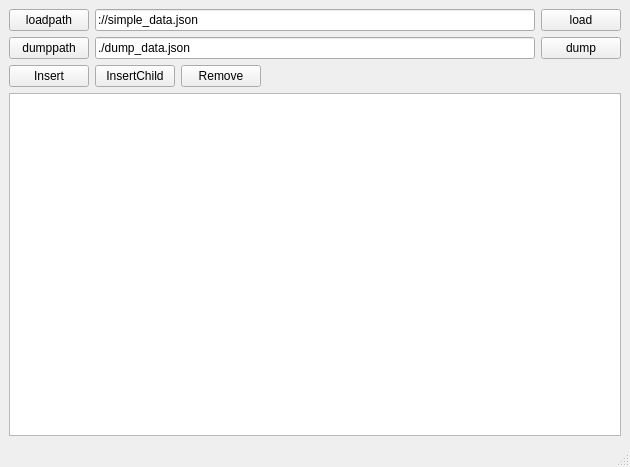
<?xml version="1.0" encoding="UTF-8"?>
<ui version="4.0">
 <class>MainWindow</class>
 <widget class="QMainWindow" name="MainWindow">
  <property name="geometry">
   <rect>
    <x>0</x>
    <y>0</y>
    <width>630</width>
    <height>467</height>
   </rect>
  </property>
  <property name="windowTitle">
   <string>GongJianBo1992</string>
  </property>
  <widget class="QWidget" name="centralwidget">
   <layout class="QVBoxLayout" name="verticalLayout">
    <item>
     <layout class="QHBoxLayout" name="loadLayout">
      <item>
       <widget class="QPushButton" name="btnLoadPath">
        <property name="text">
         <string>loadpath</string>
        </property>
       </widget>
      </item>
      <item>
       <widget class="QLineEdit" name="editLoadPath">
        <property name="text">
         <string>://simple_data.json</string>
        </property>
       </widget>
      </item>
      <item>
       <widget class="QPushButton" name="btnLoadJson">
        <property name="text">
         <string>load</string>
        </property>
       </widget>
      </item>
     </layout>
    </item>
    <item>
     <layout class="QHBoxLayout" name="dumpLayout">
      <item>
       <widget class="QPushButton" name="btnDumpPath">
        <property name="text">
         <string>dumppath</string>
        </property>
       </widget>
      </item>
      <item>
       <widget class="QLineEdit" name="editDumpPath">
        <property name="text">
         <string>./dump_data.json</string>
        </property>
       </widget>
      </item>
      <item>
       <widget class="QPushButton" name="btnDumpJson">
        <property name="text">
         <string>dump</string>
        </property>
       </widget>
      </item>
     </layout>
    </item>
    <item>
     <layout class="QHBoxLayout" name="actionLayout">
      <item>
       <widget class="QPushButton" name="btnInsert">
        <property name="text">
         <string>Insert</string>
        </property>
       </widget>
      </item>
      <item>
       <widget class="QPushButton" name="btnInsertChild">
        <property name="text">
         <string>InsertChild</string>
        </property>
       </widget>
      </item>
      <item>
       <widget class="QPushButton" name="btnRemove">
        <property name="text">
         <string>Remove</string>
        </property>
       </widget>
      </item>
      <item>
       <spacer name="horizontalSpacer_2">
        <property name="orientation">
         <enum>Qt::Horizontal</enum>
        </property>
        <property name="sizeHint" stdset="0">
         <size>
          <width>40</width>
          <height>20</height>
         </size>
        </property>
       </spacer>
      </item>
     </layout>
    </item>
    <item>
     <widget class="QTreeView" name="treeView"/>
    </item>
   </layout>
  </widget>
  <widget class="QMenuBar" name="menubar">
   <property name="geometry">
    <rect>
     <x>0</x>
     <y>0</y>
     <width>630</width>
     <height>25</height>
    </rect>
   </property>
  </widget>
  <widget class="QStatusBar" name="statusbar"/>
 </widget>
 <resources/>
 <connections/>
</ui>
